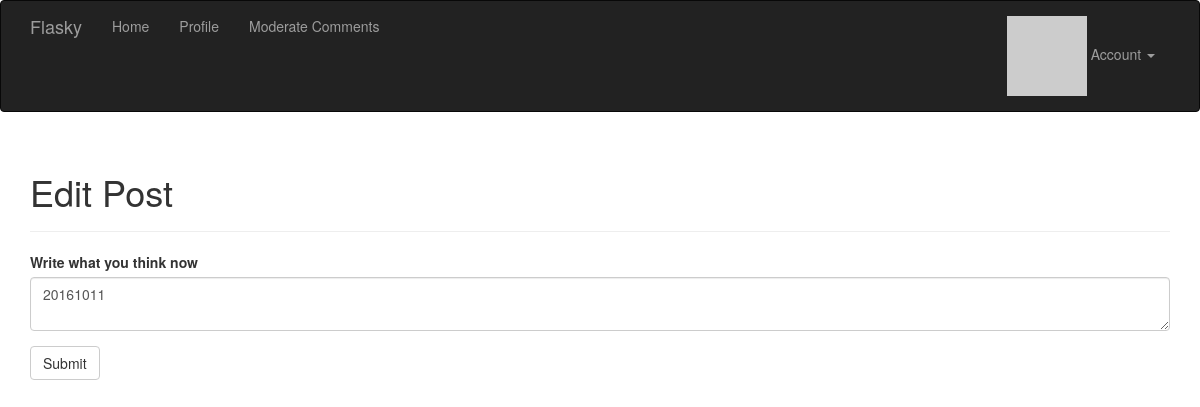
Before: /edit/1 (signed in) with the older database file.
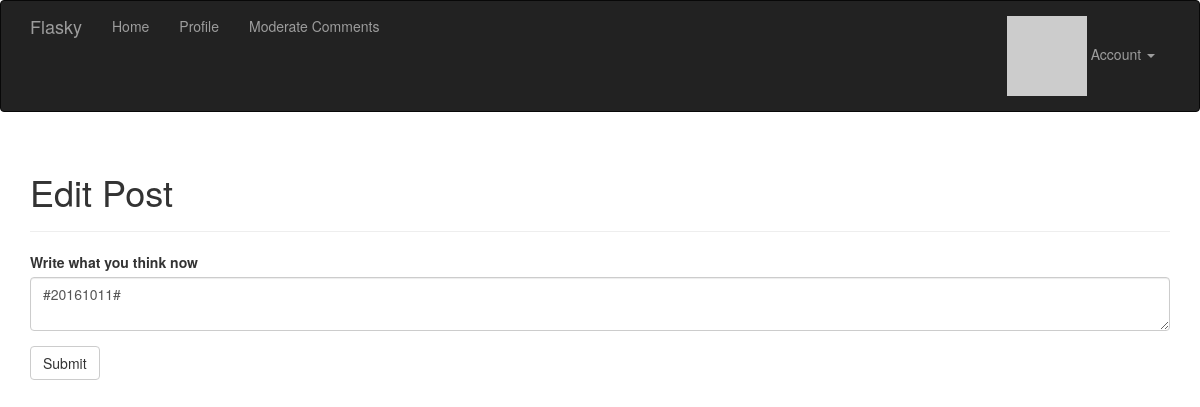
After: the same page with the newer database file.
### app/models.py (models this page shows, shortened)
class Post(db.Model):
    __tablename__ = 'posts'
    id = db.Column(db.Integer, primary_key=True)
    body = db.Column(db.Text)
    timestamp = db.Column(db.DateTime, index=True, default=datetime.utcnow)
    author_id = db.Column(db.Integer, db.ForeignKey('users.id'))
    body_html = db.Column(db.Text)
    comments = db.relationship('Comment', backref='post', lazy='dynamic')

### app/main/views.py (the view)
@main.route('/edit/<int:id>', methods=['GET', 'POST'])
@login_required
def edit(id):
    post = Post.query.get_or_404(id)
    if current_user != post.author and not current_user.can(Permission.ADMINISTER):
        abort(403)
    form = PostForm()
    if form.validate_on_submit():
        post.body = form.body.data
        db.session.add(post)
        flash('Your article has been updated.')
        return redirect(url_for('.post', id=post.id))
    form.body.data = post.body
    return render_template('edit_post.html', form=form)

### app/main/forms.py
class PostForm(Form):
    body = PageDownField("Write what you think now", validators=[InputRequired()])
    submit = SubmitField('Submit')

### app/auth/views.py (called while the page is built)
@auth.before_app_request
def before_request():
    if current_user.is_authenticated:
        current_user.ping()

### app/main/__init__.py (called while the page is built)
@main.app_context_processor
def inject_permissions():
    return dict(Permission=Permission)

### app/models.py (called while the page is built)
@login_manager.user_loader
def load_user(user_id):
    return User.query.get(int(user_id))

    def can(self, permissions):
        return self.role is not None and (self.role.permissions & permissions) == permissions

    def ping(self):
        self.last_seen = datetime.utcnow()
        db.session.add(self)

    def gravatar(self, size=100, default='identicon', rating='g'):
        if request.is_secure:
            url = 'https://secure.gravatar.com/avatar'
        else:
            url = 'http://www.gravatar.com/avatar'
        hash = self.avatar_hash or hashlib.md5(self.email.encode('utf-8')).hexdigest()
        return '{url}/{hash}?s={size}%d={default}$r={rating}'.format(
            url=url, hash=hash, size=size, default=default, rating=rating)

### app/templates/edit_post.html (shortened to what this page needs)
{% extends "base.html" %}
{% import "bootstrap/wtf.html" as wtf %}
{% block page_content %}
<div class="page-header">
    <h1>Edit Post</h1>
</div>
<div>
    {{ wtf.quick_form(form) }}
</div>
{% endblock %}

Changed rows visible on the page:
changed Post: body "20161011" → "#20161011#"
